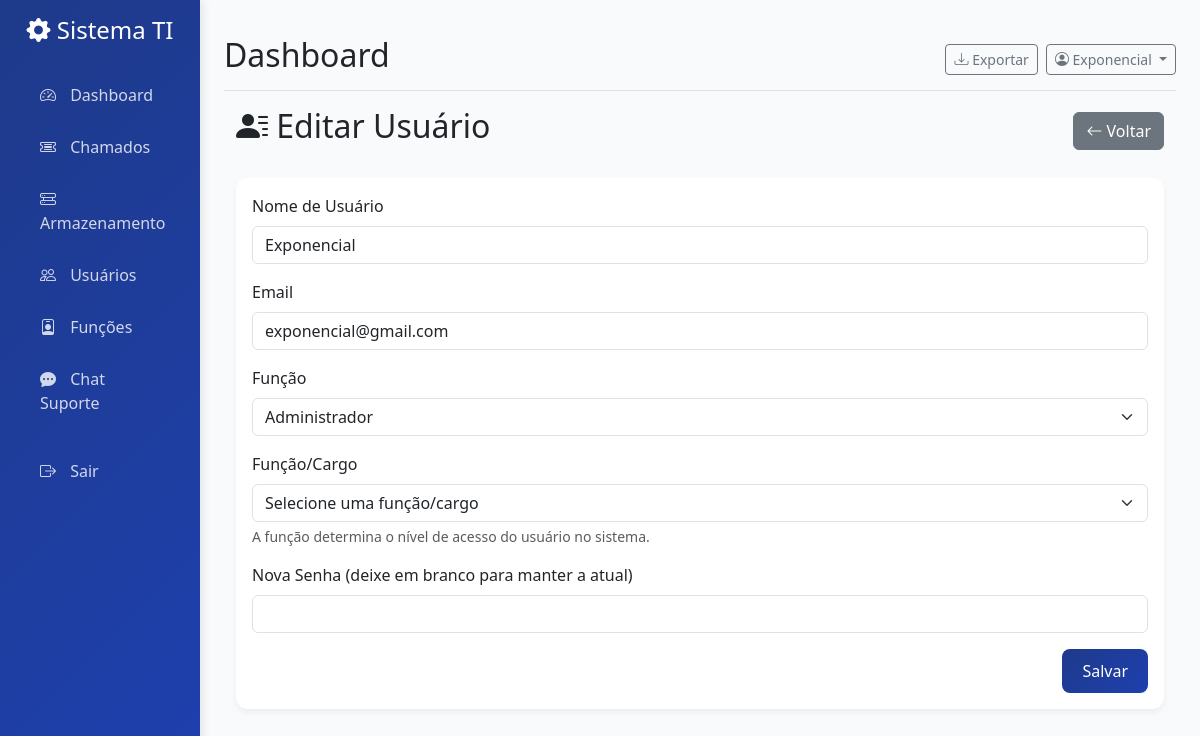
Page /configuracoes/usuarios/6/editar (signed in) on the earlier database version.
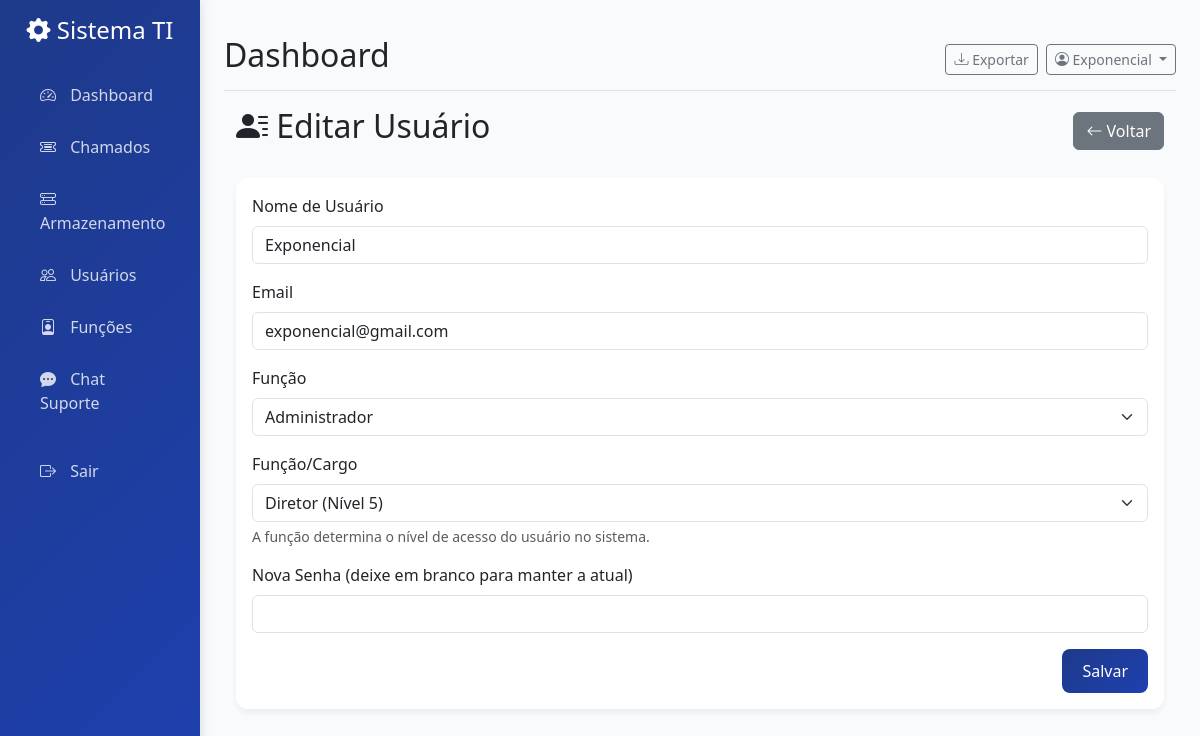
Same page on the later database version.
### models/user.py (models this page shows, shortened)
class User(UserMixin, db.Model):
    __tablename__ = 'users'
    id = db.Column(db.Integer, primary_key=True)
    username = db.Column(db.String(80), unique=True, nullable=False)
    password_hash = db.Column(db.String(120), nullable=False)
    role = db.Column(db.String(20), nullable=False, default='user')  # admin, user, tech
    created_at = db.Column(db.DateTime, default=datetime.utcnow)
    is_active = db.Column(db.Boolean, default=True)
    chamados_criados = db.relationship('Chamado', backref='criador', lazy=True, foreign_keys='Chamado.criado_por')
    chamados_atribuidos = db.relationship('Chamado', backref='tecnico', lazy=True, foreign_keys='Chamado.atribuido_para')

### tables this page shows
CREATE TABLE funcoes (
                id INTEGER PRIMARY KEY AUTOINCREMENT,
                nome TEXT NOT NULL UNIQUE,
                nivel_acesso INTEGER NOT NULL DEFAULT 1,
                descricao TEXT,
                created_at TIMESTAMP NOT NULL DEFAULT CURRENT_TIMESTAMP,
                updated_at TIMESTAMP NOT NULL DEFAULT CURRENT_TIMESTAMP
            );

### app.py (the view, shortened to what this page needs)
@app.route('/configuracoes/usuarios/<int:id>/editar', methods=['GET', 'POST'])
@login_required
def editar_usuario(id):
    if session['role'] != 'admin':
        flash('Acesso negado! Apenas administradores podem editar usuários.', 'danger')
        return redirect(url_for('dashboard'))
    conn = get_db_connection()
    usuario = conn.execute('SELECT * FROM users WHERE id = ?', (id,)).fetchone()
    if not usuario:
        flash('Usuário não encontrado!', 'danger')
        conn.close()
        return redirect(url_for('gerenciar_usuarios'))
    funcoes = conn.execute('SELECT * FROM funcoes ORDER BY nivel_acesso DESC').fetchall()
    conn.close()
    return render_template('editar_usuario.html', usuario=usuario, funcoes=funcoes)

### app.py (called while the page is built)
def get_db_connection():
    conn = sqlite3.connect(DATABASE)
    conn.row_factory = sqlite3.Row
    return conn

def login_required(f):
    from functools import wraps
    @wraps(f)
    def decorated_function(*args, **kwargs):
        if 'user_id' not in session:
            return redirect(url_for('login'))
        return f(*args, **kwargs)
    return decorated_function

def get_user_role():
    if 'user_id' not in session:
        return None
    return session.get('role')

def is_admin():
    return get_user_role() == 'admin'

def can_access_chamados():
    role = get_user_role()
    return role in ['admin', 'diretor', 'supervisor', 'tech', 'administrativo', 'user']

def can_access_storage():
    role = get_user_role()
    return role in ['admin', 'diretor', 'supervisor', 'tech']

def can_access_funcoes():
    return get_user_role() == 'admin'

def can_access_chat():
    role = get_user_role()
    return role in ['admin', 'diretor', 'supervisor', 'tech', 'administrativo']

### templates/editar_usuario.html (shortened to what this page needs)
{% extends "base.html" %}
{% block content %}
<div class="container-fluid">
    <div class="row">
        <div class="col-12">
            <div class="d-flex justify-content-between align-items-center mb-4">
                <h2><i class="bi bi-person-lines-fill"></i> Editar Usuário</h2>
                <a href="{{ url_for('gerenciar_usuarios') }}" class="btn btn-secondary">
                    <i class="bi bi-arrow-left"></i> Voltar
                </a>
            </div>
            <div class="card">
                <div class="card-body">
                    <form method="POST" action="{{ url_for('editar_usuario', id=usuario.id) }}">
                        <div class="mb-3">
                            <label class="form-label">Nome de Usuário</label>
                            <input type="text" name="username" class="form-control" value="{{ usuario.username }}" required>
                        </div>
                        <div class="mb-3">
                            <label class="form-label">Email</label>
                            <input type="email" name="email" class="form-control" value="{{ usuario.email }}" required>
                        </div>
                        <div class="mb-3">
                            <label for="role" class="form-label">Função</label>
                            <select class="form-select" id="role" name="role">
                                <option value="admin" {% if usuario.role == 'admin' %}selected{% endif %}>Administrador</option>
                            </select>
                        </div>
                        <div class="mb-3">
                            <label for="funcao_id" class="form-label">Função/Cargo</label>
                            <select class="form-select" id="funcao_id" name="funcao_id">
                                <option value="">Selecione uma função/cargo</option>
                                {% for funcao in funcoes %}
                                <option value="{{ funcao.id }}" {% if usuario.funcao_id == funcao.id %}selected{% endif %}>
                                    {{ funcao.nome }} (Nível {{ funcao.nivel_acesso }})
                                </option>
                                {% endfor %}
                            </select>
                            <div class="form-text">
                                A função determina o nível de acesso do usuário no sistema.
                            </div>
                        </div>
                        <div class="mb-3">
                            <label class="form-label">Nova Senha (deixe em branco para manter a atual)</label>
                            <input type="password" name="password" class="form-control">
                        </div>
                        <div class="d-flex justify-content-end">
                            <button type="submit" class="btn btn-primary">Salvar</button>
                        </div>
                    </form>
                </div>
            </div>
        </div>
    </div>
</div>
{% endblock %}

### templates/base.html (shortened to what this page needs)
<!DOCTYPE html>
<html lang="pt-BR">
<head>
    <link href="https://cdn.jsdelivr.net/npm/bootstrap@5.3.0/dist/css/bootstrap.min.css" rel="stylesheet">
    <link href="https://cdn.jsdelivr.net/npm/bootstrap-icons@1.10.0/font/bootstrap-icons.css" rel="stylesheet">
</head>
<body>
    <div class="container-fluid">
        <div class="row">
            <nav class="col-md-3 col-lg-2 d-md-block sidebar collapse" id="sidebar">
                <div class="position-sticky pt-3">
                    <div class="text-center mb-4">
                        <h4 class="text-white">
                            <i class="bi bi-gear-fill"></i>
                            Sistema TI
                        </h4>
                    </div>
                    <ul class="nav flex-column">
                        <li class="nav-item">
                            <a class="nav-link {% if request.endpoint == 'dashboard' %}active{% endif %}"
                               href="{{ url_for('dashboard') }}">
                                <i class="bi bi-speedometer2"></i>
                                Dashboard
                            </a>
                        </li>
                        {% if can_access_chamados() %}
                        <li class="nav-item">
                            <a class="nav-link {% if request.endpoint.startswith('chamados') %}active{% endif %}"
                               href="{{ url_for('chamados') }}">
                                <i class="bi bi-ticket-detailed"></i>
                                Chamados
                            </a>
                        </li>
                        {% endif %}
                        {% if can_access_storage() %}
                        <li class="nav-item">
                <a class="nav-link {% if request.endpoint.startswith('servidor') %}active{% endif %}"
                   href="{{ url_for('servidor.listar_servidores') }}">
                                <i class="bi bi-hdd-rack"></i>
                                Armazenamento
                            </a>
                        </li>
                        {% endif %}
                        {% if is_admin() %}
                        <li class="nav-item">
                            <a class="nav-link {% if request.endpoint == 'gerenciar_usuarios' %}active{% endif %}"
                               href="{{ url_for('gerenciar_usuarios') }}">
                                <i class="bi bi-people"></i>
                                Usuários
                            </a>
                        </li>
                        {% endif %}
                        {% if can_access_funcoes() %}
                        <li class="nav-item">
                            <a class="nav-link {% if request.endpoint.startswith('funcao') %}active{% endif %}"
                               href="{{ url_for('funcao.listar_funcoes') }}">
                                <i class="bi bi-person-badge"></i>
                                Funções
                            </a>
                        </li>
                        {% endif %}
                        {% if can_access_chat() %}
                        <li class="nav-item">
                            <a class="nav-link {% if request.endpoint == 'chat' %}active{% endif %}"
                               href="{{ url_for('chat') }}">
                                <i class="bi bi-chat-dots-fill"></i>
                                Chat Suporte
                            </a>
                        </li>
                        {% endif %}
                        <li class="nav-item mt-3">
                            <a class="nav-link" href="{{ url_for('logout') }}">
                                <i class="bi bi-box-arrow-right"></i>
                                Sair
                            </a>
                        </li>
                    </ul>
                </div>
            </nav>
            <main class="col-md-9 ms-sm-auto col-lg-10 px-md-4 main-content">
                <div class="d-flex justify-content-between flex-wrap flex-md-nowrap align-items-center pt-3 pb-2 mb-3 border-bottom">
                    <h1 class="h2">{% block page_title %}Dashboard{% endblock %}</h1>
                    <div class="btn-toolbar mb-2 mb-md-0">
                        <div class="btn-group me-2">
                            <button type="button" class="btn btn-sm btn-outline-secondary">
                                <i class="bi bi-download"></i> Exportar
                            </button>
                        </div>
                        <div class="dropdown">
                            <button class="btn btn-sm btn-outline-secondary dropdown-toggle" type="button" data-bs-toggle="dropdown">
                                <i class="bi bi-person-circle"></i> {{ session.username }}
                            </button>
                        </div>
                    </div>
                </div>
                {% block content %}{% endblock %}
            </main>
        </div>
    </div>
</body>
</html>

### templates/base.html (style rules this page uses)
:root { --primary-color: #1e3a8a; --secondary-color: #6b7280; --success-color: #10b981; --warning-color: #f59e0b; --danger-color: #ef4444; --info-color: #3b82f6; }
body { background-color: #f8fafc; font-family: 'Segoe UI', Tahoma, Geneva, Verdana, sans-serif; }
.sidebar { background: linear-gradient(135deg, var(--primary-color) 0%, #1e40af 100%); min-height: 100vh; box-shadow: 2px 0 10px rgba(0,0,0,0.1); }
.sidebar .nav-link { color: rgba(255,255,255,0.8); padding: 12px 20px; border-radius: 8px; margin: 2px 8px; transition: all 0.3s ease; }
.sidebar .nav-link i { margin-right: 10px; width: 20px; }
.main-content { padding: 20px; }
.card { border: none; border-radius: 12px; box-shadow: 0 4px 6px rgba(0,0,0,0.05); transition: transform 0.2s ease, box-shadow 0.2s ease; }
.btn-primary { background: linear-gradient(135deg, var(--primary-color) 0%, #1e40af 100%); border: none; border-radius: 8px; padding: 10px 20px; font-weight: 500; }

Differences in the rows shown:
changed User "Exponencial": funcao_id (not shown) → "Diretor (Nível 5)"
Other differences:
form field funcao_id: "Selecione uma função/cargo" → (not shown)
